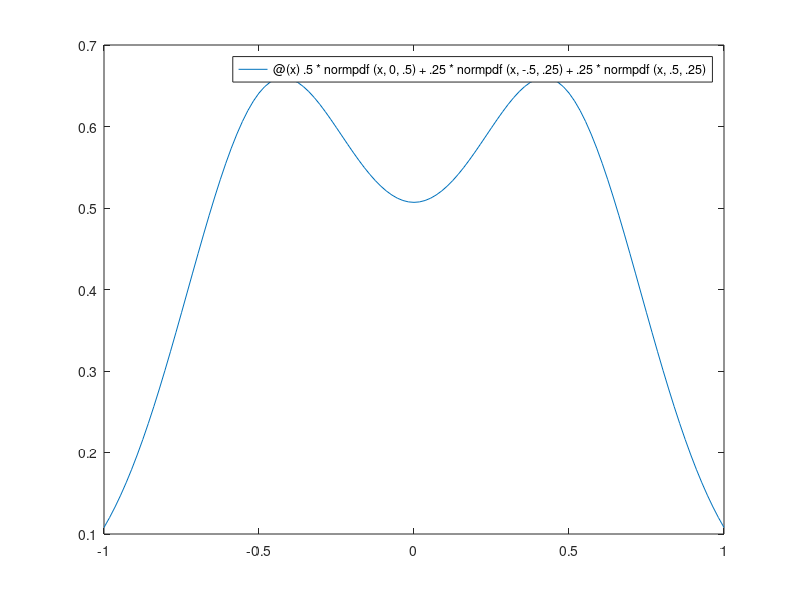

Source code (MATLAB): (Note: this script raises an error after producing the figure.)
%% Convection and conservation of mass equations

%%Initial conditions
% Speed function u(t, x)
a = -.2; b = -.05;
% a = 2; b = 1;

u = @(t, x) a*x + b;
dudt = @(t, x) zeros(size(x));
dudx = @(t, x) a*ones(size(x));

% u = @(t, x) a*x/200 - .5*t.*x;
% dudt = @(t, x) -.5*x;
% dudx = @(t, x) a/200 - .5*t;

%% Integration time
T = 1;
t = linspace(0, T, 11);

% Segment of interest
x0 = linspace(-1, 1, 25);

% Initial density distribution
rho_fun = @(x) .5*normpdf(x, 0, .5) + ...
    .25*normpdf(x, -.5, .25) + ...
    .25*normpdf(x, .5, .25);
rho_0 = rho_fun(x0);


figure(1);
fplot(rho_fun, [min(x0), max(x0)]);
xlabel('$x$', Interpreter = 'latex', FontSize = 16);
legend('$\rho(0, x)$', Interpreter = 'latex', FontSize = 16);

%% Characteristics
xT = zeros(size(x0));

figure(2)
for k = 1 : length(x0)
    [t_path, x_path] = ode45(u, [0, T], x0(k));
    plot(x_path, t_path);
    hold on;
    xT(k) = x_path(end);

    % Verification
%     x_path = x0(k) * exp(a*t) + b/a*(exp(a*t) - 1);
%     plot(x_path, t, '*k');
end
hold off;
xlabel('$x$', Interpreter = 'latex', FontSize = 16);
ylabel('$t$', Interpreter = 'latex', FontSize = 16);

%%Conservation of mass equation
rho = zeros(1, length(x0));

for k = 1 : length(x0)
    [t_path, x_path] = ode45(u, [0 T], x0(k));

    dudx_path = dudx(t_path, x_path);
    dpath = [diff(x_path), diff(t_path)];
    h = sqrt(sum(dpath.^2, 2));

    integ = .5*(dudx_path(2:end) + dudx_path(1:end-1)).' * h;
    rho(k) = rho_0(k) * exp(-integ);
end

%% Density change visualisation
figure(3)
plot(x0, rho_0, '-s');
hold on;
plot(x0, rho, '-d');
hold off;
legend('$\rho(0, x)$', '$\rho(1, x)$', ...
    Interpreter = 'latex', FontSize = 16, Location = 'best');
xlabel('$x$', Interpreter = 'latex', FontSize = 16)
